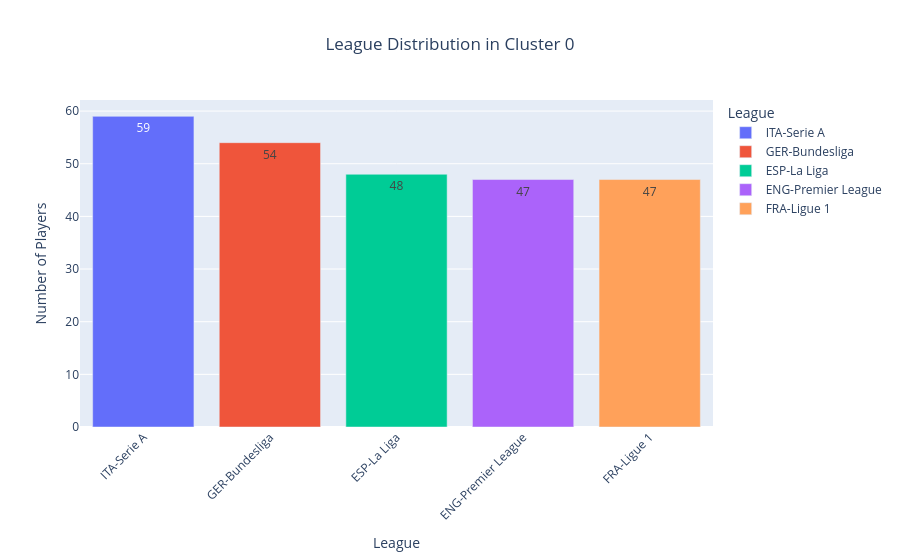

Source (notebook cell):
### Code cell
def plot_cluster_positions(cluster_id, df_clusters=df_clusters):
    """
    Create a bar plot showing the distribution of positions in a specific cluster
    """
    cluster_data = df_clusters[df_clusters['cluster'] == cluster_id]
    pos_counts = cluster_data['pos'].value_counts().reset_index()
    pos_counts.columns = ['Position', 'Count']
    
    unique_positions = sorted(df_clusters['pos'].unique())
    colors = plt.cm.tab20(np.linspace(0, 1, len(unique_positions)))
    color_map = {
        pos: f'#{int(colors[i][0]*255):02x}{int(colors[i][1]*255):02x}{int(colors[i][2]*255):02x}'
        for i, pos in enumerate(unique_positions)
    }
    
    fig = px.bar(
        pos_counts,
        x='Position',
        y='Count',
        title=f'Position Distribution in Cluster {cluster_id}',
        labels={'Count': 'Number of Players', 'Position': 'Position'},
        color='Position',
        color_discrete_map=color_map,
        text='Count'
    )
    fig.update_traces(textposition='auto')
    fig.update_layout(title_x=0.5)
    fig.show()

def plot_cluster_league(cluster_id, df_clusters=df_clusters):
    """
    Create a bar plot showing the distribution of leagues in a specific cluster
    """
    cluster_data = df_clusters[df_clusters['cluster'] == cluster_id]
    league_counts = cluster_data['league'].value_counts().reset_index()
    league_counts.columns = ['League', 'Count']
    
    fig = px.bar(
        league_counts,
        x='League',
        y='Count',
        title=f'League Distribution in Cluster {cluster_id}',
        labels={'Count': 'Number of Players', 'League': 'League'},
        color='League',
        text='Count'
    )
    fig.update_traces(textposition='auto')
    fig.update_layout(title_x=0.5, xaxis_tickangle=-45)
    fig.show()
    
plot_cluster_league(0)

### Figure 1 — Plotly figure (JSON) as saved in the notebook; plotly's stock layout.template omitted (floating-point values rounded to 4 significant figures)
{"data": [{"hovertemplate": "League=%{x}<br>Number of Players=%{text}<extra></extra>", "legendgroup": "ITA-Serie A", "marker": {"color": "#636efa", "pattern": {"shape": ""}}, "name": "ITA-Serie A", "orientation": "v", "showlegend": true, "text": [59.0], "textposition": "auto", "type": "bar", "x": ["ITA-Serie A"], "xaxis": "x", "y": [59], "yaxis": "y"}, {"hovertemplate": "League=%{x}<br>Number of Players=%{text}<extra></extra>", "legendgroup": "GER-Bundesliga", "marker": {"color": "#EF553B", "pattern": {"shape": ""}}, "name": "GER-Bundesliga", "orientation": "v", "showlegend": true, "text": [54.0], "textposition": "auto", "type": "bar", "x": ["GER-Bundesliga"], "xaxis": "x", "y": [54], "yaxis": "y"}, {"hovertemplate": "League=%{x}<br>Number of Players=%{text}<extra></extra>", "legendgroup": "ESP-La Liga", "marker": {"color": "#00cc96", "pattern": {"shape": ""}}, "name": "ESP-La Liga", "orientation": "v", "showlegend": true, "text": [48.0], "textposition": "auto", "type": "bar", "x": ["ESP-La Liga"], "xaxis": "x", "y": [48], "yaxis": "y"}, {"hovertemplate": "League=%{x}<br>Number of Players=%{text}<extra></extra>", "legendgroup": "ENG-Premier League", "marker": {"color": "#ab63fa", "pattern": {"shape": ""}}, "name": "ENG-Premier League", "orientation": "v", "showlegend": true, "text": [47.0], "textposition": "auto", "type": "bar", "x": ["ENG-Premier League"], "xaxis": "x", "y": [47], "yaxis": "y"}, {"hovertemplate": "League=%{x}<br>Number of Players=%{text}<extra></extra>", "legendgroup": "FRA-Ligue 1", "marker": {"color": "#FFA15A", "pattern": {"shape": ""}}, "name": "FRA-Ligue 1", "orientation": "v", "showlegend": true, "text": [47.0], "textposition": "auto", "type": "bar", "x": ["FRA-Ligue 1"], "xaxis": "x", "y": [47], "yaxis": "y"}], "layout": {"barmode": "relative", "legend": {"title": {"text": "League"}, "tracegroupgap": 0}, "title": {"text": "League Distribution in Cluster 0", "x": 0.5}, "xaxis": {"anchor": "y", "categoryarray": ["ITA-Serie A", "GER-Bundesliga", "ESP-La Liga", "ENG-Premier League", "FRA-Ligue 1"], "categoryorder": "array", "domain": [0, 1], "tickangle": -45, "title": {"text": "League"}}, "yaxis": {"anchor": "x", "domain": [0, 1], "title": {"text": "Number of Players"}}}}
